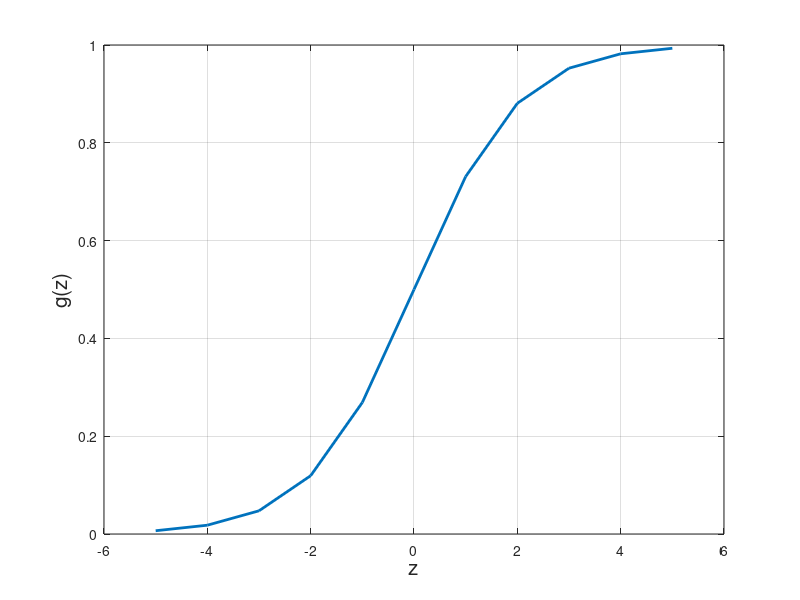

Write MATLAB code to recreate this figure.
% plot logistic function
z = -5:5;
g_z = 1./(1+exp(-1*z));
plot(z,g_z,'linewidth',2);
grid on
xlabel('z','fontsize',15);
ylabel('g(z)','fontsize',15);
% set(gca,'fontsize',15)